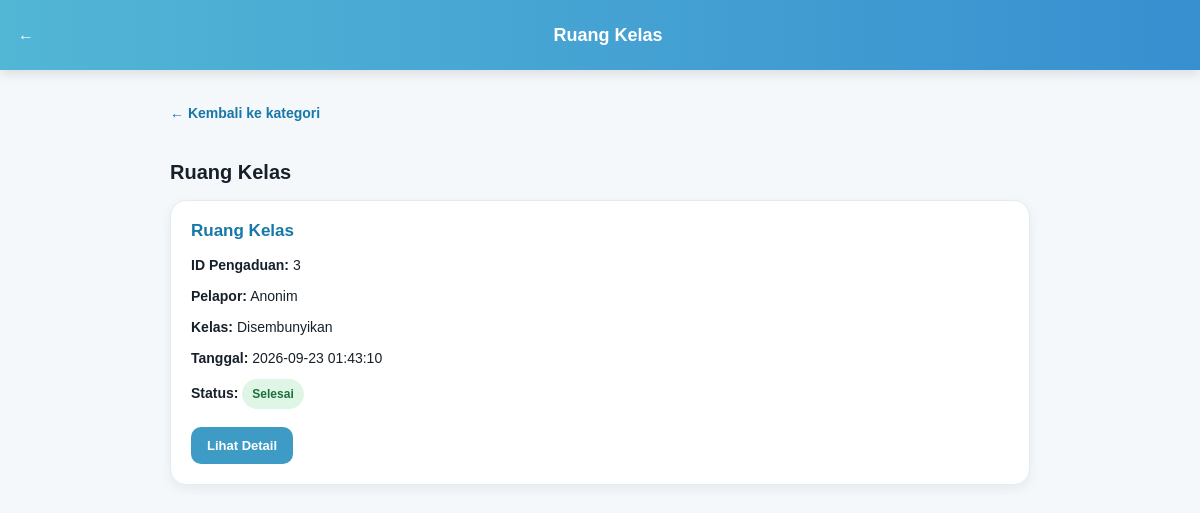
The page /views/aspirasi/selesai.php?kategori=2 (signed in) on the database its author committed.
### tables this page shows
CREATE TABLE `kategoris` (
  `id_kategori` bigint(20) UNSIGNED NOT NULL,
  `ket_kategori` varchar(50) NOT NULL,
  `jenis` enum('sarana_prasarana') NOT NULL,
  `created_at` timestamp NULL DEFAULT NULL,
  `updated_at` timestamp NULL DEFAULT NULL
);

CREATE TABLE `aspirasis` (
  `id_aspirasi` bigint(20) UNSIGNED NOT NULL,
  `nis` bigint(20) UNSIGNED NOT NULL,
  `status` enum('Menunggu','Diproses','Selesai') NOT NULL DEFAULT 'Menunggu',
  `id_kategori` bigint(20) UNSIGNED NOT NULL,
  `ket` text NOT NULL,
  `foto` varchar(255) DEFAULT NULL,
  `anonim` tinyint(1) NOT NULL DEFAULT 0,
  `feedback` text DEFAULT NULL,
  `admin_id` bigint(20) UNSIGNED DEFAULT NULL,
  `created_at` timestamp NULL DEFAULT NULL,
  `updated_at` timestamp NULL DEFAULT NULL
);

### models/database.php (called while the page is built)
<?php
class Database
{
    private $host = "127.0.0.1";
    private $port = "3306";
    private $dbname = "saranasekolah";
    private $username = "root";
    private $password = "root";
    public function connect()
    {
        try {
            $pdo = new PDO(
                "mysql:host=" . $this->host .
                ";port=" . $this->port .
                ";dbname=" . $this->dbname .
                ";charset=utf8mb4",
                $this->username,
                $this->password
            );
            $pdo->setAttribute(
                PDO::ATTR_ERRMODE,
                PDO::ERRMODE_EXCEPTION
            );
            return $pdo;
        } catch (PDOException $e) {
            die(
                "Koneksi database gagal!<br>" .
                "Error: " . $e->getMessage()
            );
        }
    }
}

### controllers/AspirasiController.php (called while the page is built, shortened)
<?php
require_once __DIR__ . "/../models/Aspirasi.php";
class AspirasiController
{
    private $aspirasi;
    public function __construct()
    {
        $this->aspirasi = new Aspirasi();
    }
  public function kategoriBerdasarkanStatus($status)
{
    return $this->aspirasi->getKategoriByStatus($status);
}
public function daftarBerdasarkanKategoriDanStatus(
    $idKategori,
    $status
) {
    return $this->aspirasi->getByKategoriAndStatus(
        $idKategori,
        $status
    );
}
}

### models/Aspirasi.php (called while the page is built, shortened)
<?php
require_once __DIR__ . "/database.php";
class Aspirasi
{
    private $db;
    public function __construct()
    {
        $database = new Database();
        $this->db = $database->connect();
    }
public function getKategoriByStatus($status)
{
    $query = $this->db->prepare(
        "SELECT
            k.id_kategori,
            k.ket_kategori,
            COUNT(a.id_aspirasi) AS jumlah
         FROM kategoris k
         INNER JOIN aspirasis a
            ON k.id_kategori = a.id_kategori
         WHERE a.status = ?
         GROUP BY k.id_kategori, k.ket_kategori
         ORDER BY k.ket_kategori ASC"
    );
    $query->execute([$status]);
    return $query->fetchAll(PDO::FETCH_ASSOC);
}
public function getByKategoriAndStatus($idKategori, $status)
{
    $query = $this->db->prepare(
        "SELECT
            a.id_aspirasi,
            a.ket,
            a.status,
            a.anonim,
            a.created_at,
            s.nama_siswa,
            s.kelas,
            k.ket_kategori
         FROM aspirasis a
         INNER JOIN siswas s ON a.nis = s.nis
         INNER JOIN kategoris k
            ON a.id_kategori = k.id_kategori
         WHERE a.id_kategori = ?
           AND a.status = ?
         ORDER BY a.created_at DESC"
    );
    $query->execute([$idKategori, $status]);
    return $query->fetchAll(PDO::FETCH_ASSOC);
}
}

### views/aspirasi/selesai.php (the view, shortened to what this page needs)
<?php
require_once __DIR__ . "/../../controllers/AspirasiController.php";
$controller = new AspirasiController();
$status = "Selesai";
$kategoriList = $controller->kategoriBerdasarkanStatus($status);
$idKategori = filter_input(
    INPUT_GET,
    "kategori",
    FILTER_VALIDATE_INT
);
$kategoriAktif = null;
$dataAspirasi = [];
if ($idKategori && $idKategori > 0) {
    foreach ($kategoriList as $kategori) {
        if ((int) $kategori["id_kategori"] === $idKategori) {
            $kategoriAktif = $kategori;
            break;
        }
    }
    if ($kategoriAktif !== null) {
        $dataAspirasi = $controller->daftarBerdasarkanKategoriDanStatus(
            $idKategori,
            $status
        );
    } else {
        http_response_code(404);
    }
}
function eSelesai($value)
{
    return htmlspecialchars(
        (string) ($value ?? ""),
        ENT_QUOTES,
        "UTF-8"
    );
}
?>
<!DOCTYPE html>
<html lang="id">
<head>
    <link rel="stylesheet" href="../../assets/css/style.css">
</head>
<body>
<div class="app">
    <header class="app-header">
        <a href="../dashboard/admin.php"
           style="color:inherit;text-decoration:none;">←</a>
        <div class="app-title">
            <?= $kategoriAktif
                ? eSelesai($kategoriAktif["ket_kategori"])
                : "Pengaduan Selesai" ?>
        </div>
    </header>
    <main class="content">
        <?php if (!$idKategori): ?>
            <h2 class="section-title">Kategori Pengaduan Selesai</h2>
            <p>Pilih kategori untuk melihat pengaduan yang sudah selesai.</p>
            <?php if (empty($kategoriList)): ?>
                <div class="empty-message">
                    Belum ada pengaduan yang selesai.
                </div>
            <?php else: ?>
                <section class="category-grid">
                    <?php foreach ($kategoriList as $kategori): ?>
                        <a class="category-card"
                           href="selesai.php?kategori=<?= (int) $kategori["id_kategori"] ?>">
                            <div class="category-icon">📋</div>
                            <h3>
                                <?= eSelesai($kategori["ket_kategori"]) ?>
                            </h3>
                            <div class="category-count">
                                <?= (int) $kategori["jumlah"] ?>
                                pengaduan selesai
                            </div>
                        </a>
                    <?php endforeach; ?>
                </section>
            <?php endif; ?>
        <?php elseif ($kategoriAktif !== null): ?>
            <a class="back-link" href="selesai.php">
                ← Kembali ke kategori
            </a>
            <h2 class="section-title">
                <?= eSelesai($kategoriAktif["ket_kategori"]) ?>
            </h2>
            <?php if (empty($dataAspirasi)): ?>
                <div class="empty-message">
                    Belum ada pengaduan selesai dalam kategori ini.
                </div>
            <?php else: ?>
                <?php foreach ($dataAspirasi as $item): ?>
                    <article class="complaint-card">
                        <h3><?= eSelesai($item["ket_kategori"]) ?></h3>
                        <p>
                            <strong>ID Pengaduan:</strong>
                            <?= (int) $item["id_aspirasi"] ?>
                        </p>
                        <p>
                            <strong>Pelapor:</strong>
                            <?= (int) $item["anonim"] === 1
                                ? "Anonim"
                                : eSelesai($item["nama_siswa"]) ?>
                        </p>
                        <p>
                            <strong>Kelas:</strong>
                            <?= (int) $item["anonim"] === 1
                                ? "Disembunyikan"
                                : eSelesai($item["kelas"]) ?>
                        </p>
                        <p>
                            <strong>Tanggal:</strong>
                            <?= eSelesai($item["created_at"]) ?>
                        </p>
                        <p>
                            <strong>Status:</strong>
                            <span class="status-badge">
                                <?= eSelesai($item["status"]) ?>
                            </span>
                        </p>
                        <a class="detail-button"
                           href="detail.php?id=<?= (int) $item["id_aspirasi"] ?>">
                            Lihat Detail
                        </a>
                    </article>
                <?php endforeach; ?>
            <?php endif; ?>
        <?php endif; ?>
    </main>
</div>
</body>
</html>

### assets/css/style.css (style rules this page uses)
* { margin: 0; padding: 0; box-sizing: border-box; }
body { font-family: Arial, Helvetica, sans-serif; background: #f4f8fb; color: #17202a; min-height: 100vh; }
.app { min-height: 100vh; background: #f4f8fb; }
.app-header { height: 70px; background: linear-gradient( 90deg, #52b6d5, #388fd0 ); display: flex; align-items: center; padding: 0 18px; color: white; box-shadow: 0 3px 12px rgba(0, 0, 0, 0.12); }
.app-title { flex: 1; display: flex; align-items: center; justify-content: center; gap: 8px; font-size: 18px; font-weight: bold; }
.content { max-width: 900px; margin: auto; padding: 25px 20px 50px; }
.section-title { font-size: 20px; margin: 30px 0 16px; }
.complaint-card { margin-top: 16px; padding: 20px; background: #ffffff; border: 1px solid #e1edf3; border-radius: 16px; box-shadow: 0 4px 12px rgba(0, 0, 0, 0.06); }
.complaint-card h3 { margin-bottom: 14px; color: #1677a8; font-size: 17px; }
.complaint-card p { margin-bottom: 10px; font-size: 14px; line-height: 1.5; overflow-wrap: anywhere; }
.status-badge { display: inline-block; padding: 6px 10px; border-radius: 20px; background: #dff5e5; color: #19713a; font-size: 12px; font-weight: bold; }
.detail-button { display: inline-block; margin-top: 8px; padding: 11px 16px; border-radius: 10px; background: #3d9bc5; color: #ffffff; text-decoration: none; font-size: 13px; font-weight: bold; }
.back-link { display: inline-block; margin: 10px 0; color: #1677a8; text-decoration: none; font-size: 14px; font-weight: bold; }

### rows shown on the page
kategoris: ket_kategori "Ruang Kelas"
aspirasis: id_kategori.ket_kategori "Ruang Kelas", id_aspirasi "3", anonim "Anonim", created_at "2026-09-23 01:43:10", status "Selesai"
